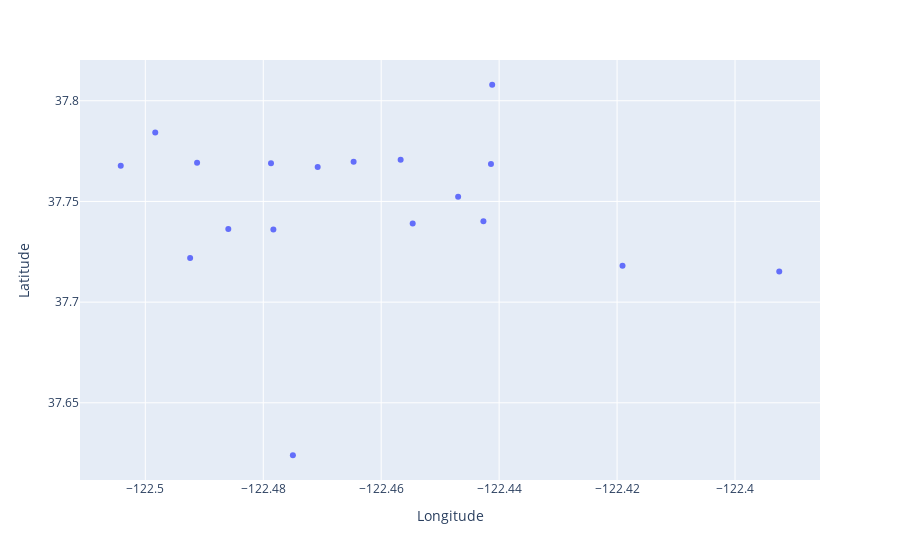

The notebook cell this image was saved under:
### Code cell
# Just the regional parks
px.scatter(park_regional,
           x='Longitude',
           y='Latitude')

### Figure 1 — Plotly figure (JSON) as saved in the notebook; plotly's stock layout.template omitted (floating-point values rounded to 4 significant figures)
{"data": [{"hovertemplate": "Longitude=%{x}<br>Latitude=%{y}<extra></extra>", "legendgroup": "", "marker": {"color": "#636efa", "symbol": "circle"}, "mode": "markers", "name": "", "orientation": "v", "showlegend": false, "type": "scatter", "x": ["-122.49239745", "-122.45465821", "-122.4190781", "-122.4469545", "-122.47497421", "-122.44266629", "-122.49831499", "-122.39250136", "-122.44117884", "-122.47828163", "-122.44138426", "-122.47077002", "-122.45670293", "-122.46467938", "-122.47868619", "-122.50416335", "-122.49121806", "-122.48592555"], "xaxis": "x", "y": ["37.7219234", "37.73906281", "37.71808411", "37.75234399", "37.62395214", "37.74020594", "37.78423976", "37.71517987", "37.80795776", "37.73609308", "37.76855909", "37.76712853", "37.77070118", "37.76968204", "37.76899577", "37.76771698", "37.76926575", "37.73630911"], "yaxis": "y"}], "layout": {"legend": {"tracegroupgap": 0}, "margin": {"t": 60}, "xaxis": {"anchor": "y", "domain": [0, 1], "title": {"text": "Longitude"}}, "yaxis": {"anchor": "x", "domain": [0, 1], "title": {"text": "Latitude"}}}}
